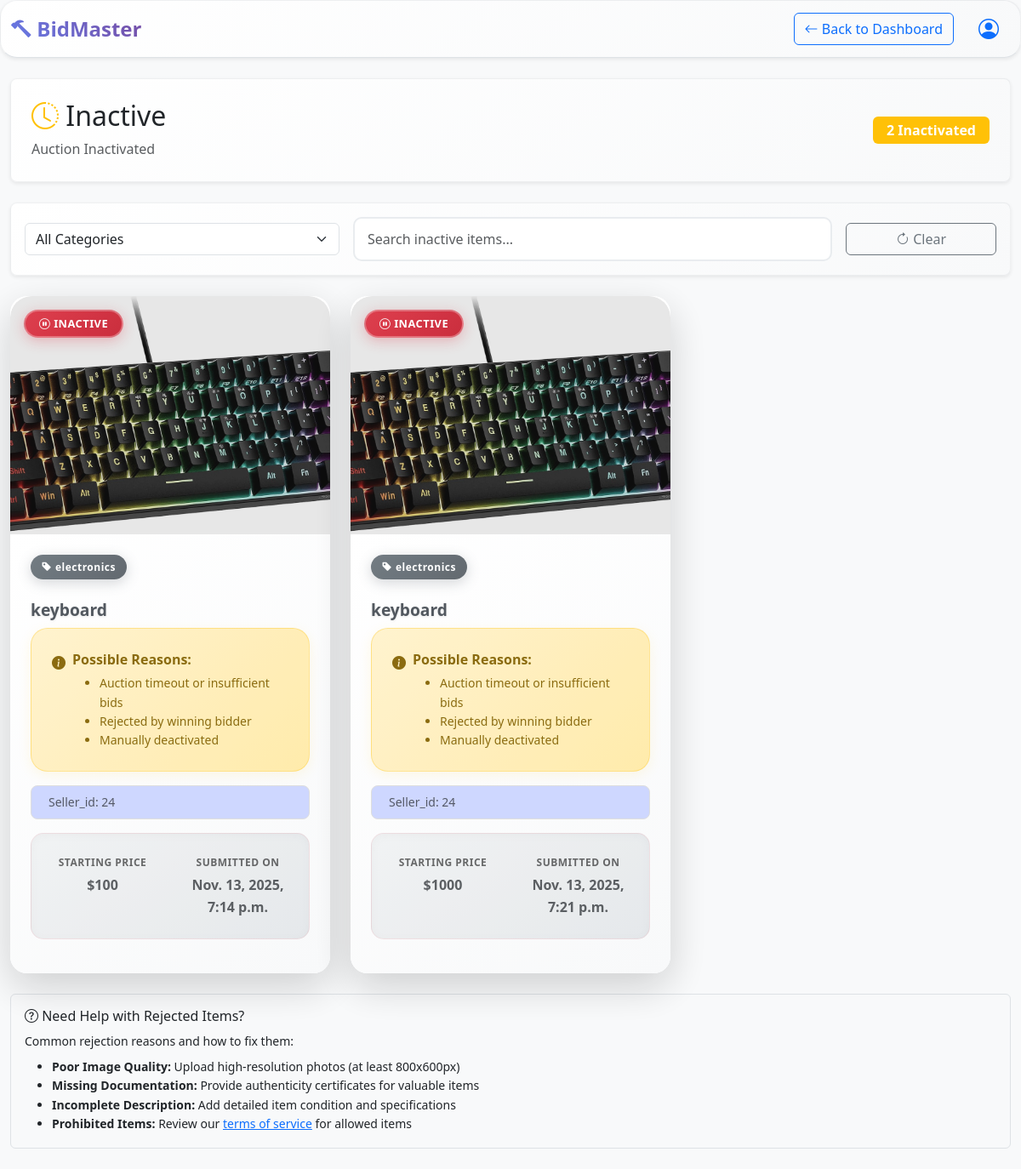
Screenshot of /all_inactives (signed in) with the database file from the repository.
### accounts/models.py (models this page shows, shortened)
class Products (models.Model):
    product_id=models.AutoField(primary_key=True)
    product_name=models.CharField(max_length=50,default='')
    product_category=models.CharField(max_length=50,default='')
    product_desc=models.CharField(max_length=1000,default='')
    product_pub_date = models.DateTimeField(default=timezone.now)
    product_end_date = models.DateTimeField(default=ten_days_later)
    product_image=models.ImageField(upload_to='auctions/images',default='')
    product_start_price= models.IntegerField(default=0)
    product_current_price= models.IntegerField(default=0)
    product_end_price=models.IntegerField(default=0)
    product_mid_price=models.IntegerField(default=0)
    product_owner=models.IntegerField(default=0)
    product_winner=models.CharField(max_length=50,default=-1)
    product_winner_id=models.IntegerField(default=-1)
    product_bidders=models.CharField(max_length=20000,default='')
    product_status=models.CharField(max_length=50,default='pending')
    product_bids_count=models.IntegerField(default=0)

### accounts/views.py (the view)
# urls.py: path('all_inactives', views.all_inactives,name='all_inactives'),
@login_required
def all_inactives(request):
    user=request.user
    email=user.email
    member_id=Members.objects.get(email=email).member_id
    member_role=Members.objects.get(email=email).role
    if member_role=='admin':
        records=Products.objects.filter(product_status='inactive')
        if len(records)>0:
            good=True
        else:
            good=False
        return render(request,'accounts/all_inactive.html',{'records':records,'id':member_id,'good':good,'items':len(records)})
    else:
        return HttpResponse("Page not found")

### accounts/templates/accounts/all_inactive.html (shortened to what this page needs)
<!DOCTYPE html>
<html lang="en">
<head>
    <link href="https://cdn.jsdelivr.net/npm/bootstrap@5.3.0/dist/css/bootstrap.min.css" rel="stylesheet">
    <link href="https://cdn.jsdelivr.net/npm/bootstrap-icons@1.10.0/font/bootstrap-icons.css" rel="stylesheet">
    <link rel="stylesheet" href="../static/css/style.css">
</head>
<body class="bg-light">
    <nav class="navbar navbar-expand-lg navbar-light bg-white border-bottom shadow-sm">
        <div class="container-fluid">
            <a class="navbar-brand" href="/decision">
                <i class="bi bi-hammer text-primary"></i>
                <span class="fw-bold">BidMaster</span>
            </a>
            <div class="d-flex align-items-center gap-3">
                <a href="/decision" class="btn btn-outline-primary">
                    <i class="bi bi-arrow-left"></i> Back to Dashboard
                </a>
                <div class="dropdown">
                    <button class="btn btn-link" type="button" data-bs-toggle="dropdown">
                        <i class="bi bi-person-circle fs-4"></i>
                    </button>
                </div>
            </div>
        </div>
    </nav>
    <div class="container-fluid py-4">
        <div class="row mb-4">
            <div class="col-12">
                <div class="page-header bg-white p-4 rounded-3 shadow-sm">
                    <div class="row align-items-center">
                        <div class="col-md-8">
                            <h1 class="h2 mb-2">
                                <i class="bi bi-clock-history text-warning"></i>
                                Inactive
                            </h1>
                            <p class="text-muted mb-0">Auction Inactivated</p>
                        </div>
                        <div class="col-md-4 text-md-end">
                            <span class="badge bg-warning fs-6 px-3 py-2">{{items}} Inactivated</span>
                        </div>
                    </div>
                </div>
            </div>
        </div>
        <div class="row mb-4">
            <div class="col-12">
                <div class="bg-white p-3 rounded-3 shadow-sm">
                    <div class="row g-3 align-items-center">
                        <div class="col-md-4">
                            <select id="categoryFilter" class="form-select">
                                <option value="">All Categories</option>
                            </select>
                        </div>
                        <div class="col-md-6">
                            <input id="searchFilter" type="search" class="form-control" placeholder="Search inactive items...">
                        </div>
                        <div class="col-md-2">
                            <button id="clearFilters" class="btn btn-outline-secondary w-100">
                                <i class="bi bi-arrow-clockwise"></i> Clear
                            </button>
                        </div>
                    </div>
                </div>
            </div>
        </div>
        <div id="inactiveItemsContainer" class="row g-4">
            {% if good %}
            {% for item in records %}
            <div class="col-lg-4 col-md-6">
                <div class="card auction-card inactive-card border-0 shadow-lg h-100">
                    <div class="position-relative auction-image-container">
                        <img src="{{item.product_image.url}}" class="card-img-top auction-image" alt="{{item.product_name}}" style="height: 280px; object-fit: cover;">
                        <div class="position-absolute top-0 start-0 m-3">
                            <span class="badge bg-danger inactive-badge">
                                <i class="bi bi-pause-circle"></i> INACTIVE
                            </span>
                        </div>
                    </div>
                    <div class="card-body auction-card-body">
                        <div class="auction-category mb-2 inactive-category">
                            <i class="bi bi-tag-fill"></i> {{item.product_category}}
                        </div>
                        <h5 class="card-title auction-title">{{item.product_name}}</h5>
                        <div class="inactive-alert-container mb-3">
                            <div class="alert alert-warning py-2 px-3 border-0 rounded-3">
                                <div class="d-flex align-items-start">
                                    <i class="bi bi-info-circle-fill me-2 mt-1"></i>
                                    <div>
                                        <strong class="d-block mb-1">Possible Reasons:</strong>
                                        <ul class="mb-0 small">
                                            <li>Auction timeout or insufficient bids</li>
                                            <li>Rejected by winning bidder</li>
                                            <li>Manually deactivated</li>
                                        </ul>
                                    </div>
                                </div>
                            </div>
                        </div>
                        <div class="pending-status-info mb-3"
     style="background-color:#ccd5ff !important; border:1px solid #ddd; padding:8px 12px; border-radius:8px; width:100%; min-height:40px; display:flex; align-items:center;">
    <small class="text-muted">Seller_id: {{ item.product_owner }}</small>
</div>
                        <div class="auction-stats-container mb-3 inactive-stats">
                            <div class="row">
                                <div class="col-6">
                                    <div class="stat-box">
                                        <small class="stat-label">Starting Price</small>
                                        <div class="stat-value text-muted">${{item.product_start_price}}</div>
                                    </div>
                                </div>
                                <div class="col-6">
                                    <div class="stat-box">
                                        <small class="stat-label">Submitted On</small>
                                        <div class="stat-value text-muted">{{item.product_pub_date}}</div>
                                    </div>
                                </div>
                            </div>
                        </div>
                    </div>
                </div>
            </div>
            {% endfor %}
             </div>
        {% endif %}
        <div class="row mt-4">
            <div class="col-12">
                <div class="bg-light border rounded p-3">
                    <h6 class="mb-2">
                        <i class="bi bi-question-circle"></i> Need Help with Rejected Items?
                    </h6>
                    <p class="mb-2 small">Common rejection reasons and how to fix them:</p>
                    <ul class="small mb-0">
                        <li><strong>Poor Image Quality:</strong> Upload high-resolution photos (at least 800x600px)</li>
                        <li><strong>Missing Documentation:</strong> Provide authenticity certificates for valuable items</li>
                        <li><strong>Incomplete Description:</strong> Add detailed item condition and specifications</li>
                        <li><strong>Prohibited Items:</strong> Review our <a href="#">terms of service</a> for allowed items</li>
                    </ul>
                </div>
            </div>
        </div>
</body>
</html>

### accounts/static/accounts/style.css (style rules this page uses)
:root { --primary-color: #007bff; --secondary-color: #6c757d; --success-color: #28a745; --warning-color: #ffc107; --danger-color: #dc3545; --dark-color: #343a40; }
body { font-family: 'Segoe UI', Tahoma, Geneva, Verdana, sans-serif; line-height: 1.6; }
.navbar-brand { font-weight: bold; font-size: 1.5rem; background: linear-gradient(45deg, #667eea, #764ba2); -webkit-background-clip: text; -webkit-text-fill-color: transparent; background-clip: text; transition: all 0.3s ease; }
.navbar { box-shadow: 0 4px 20px rgba(0,0,0,.08); backdrop-filter: blur(10px); background: rgba(255, 255, 255, 0.95) !important; transition: all 0.3s ease; border-bottom: 1px solid rgba(0,0,0,.05); }
.auction-card { transition: transform 0.3s ease-in-out, box-shadow 0.3s ease-in-out; border: none; border-radius: 15px; overflow: hidden; }
.auction-card img { height: 200px; object-fit: cover; }
.form-control { border-radius: 10px; border: 2px solid #e9ecef; padding: 12px 15px; transition: border-color 0.3s ease; }

### rows the page displays
Products: product_image (picture), product_category "electronics", product_name "keyboard", product_owner "24", product_start_price "100", product_pub_date "Nov. 13, 2025, 7:14 p.m."
Products: product_image (picture), product_category "electronics", product_name "keyboard", product_owner "24", product_start_price "1000", product_pub_date "Nov. 13, 2025, 7:21 p.m."

### other values shown
{{ items }} "2"
